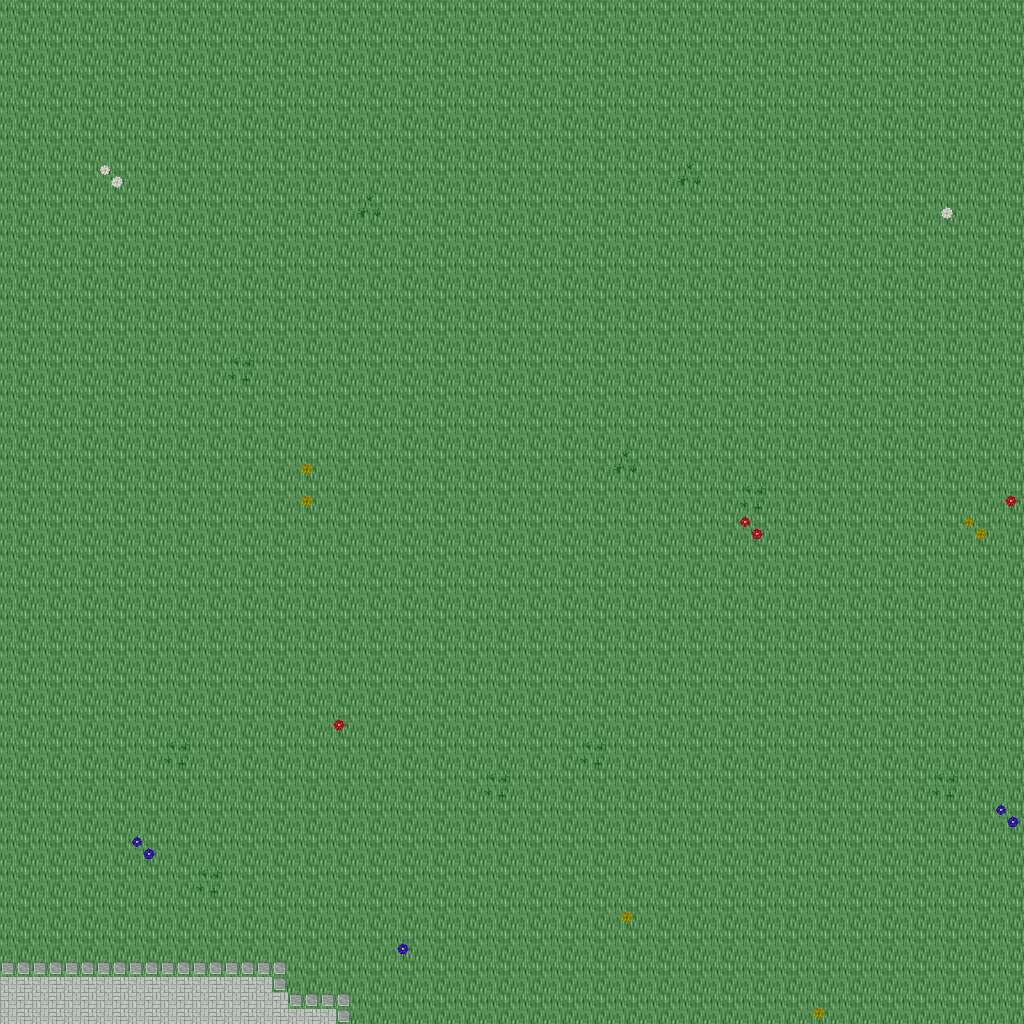

This game map was drawn from its Tiled (.tmx) file and the tilesets committed beside it. A one-line description and the trimmed map source follow:
An orthogonal 32x32 tile map with 32x32 px tiles, 5 tile layers (Ground, Objects, Objects2, Above, ...), 1 hidden layer not drawn, 28 tilesets.

<map version="1.10" tiledversion="1.11.0" orientation="orthogonal" renderorder="right-down" width="32" height="32" tilewidth="32" tileheight="32" infinite="0" nextlayerid="11" nextobjectid="1">
 <tileset firstgid="1" name="ground_ground" tilewidth="32" tileheight="32" tilecount="33" columns="3">
  <image source="../drawable/ground_ground.png" width="96" height="352" />
 </tileset>
 <tileset firstgid="34" name="ground_water_pool" tilewidth="32" tileheight="32" tilecount="72" columns="3">
  <image source="../drawable/ground_water_pool.png" width="96" height="768" />
 </tileset>
 <tileset firstgid="106" name="plant_flower_daisy_red" tilewidth="32" tileheight="32" tilecount="8" columns="2">
  <image source="../drawable/plant_flower_daisy_red.png" width="64" height="128" />
 </tileset>
 <tileset firstgid="114" name="plant_flower_daisy_white" tilewidth="32" tileheight="32" tilecount="8" columns="2">
  <image source="../drawable/plant_flower_daisy_white.png" width="64" height="128" />
 </tileset>
 <tileset firstgid="122" name="plant_flower_daisy_yellow" tilewidth="32" tileheight="32" tilecount="8" columns="2">
  <image source="../drawable/plant_flower_daisy_yellow.png" width="64" height="128" />
 </tileset>
 <tileset firstgid="130" name="plant_flower_daisy_blue" tilewidth="32" tileheight="32" tilecount="8" columns="2">
  <image source="../drawable/plant_flower_daisy_blue.png" width="64" height="128" />
 </tileset>
 <tileset firstgid="138" name="plant_grasses" tilewidth="32" tileheight="32" tilecount="6" columns="3">
  <image source="../drawable/plant_grasses.png" width="96" height="64" />
 </tileset>
 <tileset firstgid="144" name="plant_tree_tree_darkgreen" tilewidth="32" tileheight="32" tilecount="88" columns="8">
  <image source="../drawable/plant_tree_tree_darkgreen.png" width="256" height="352" />
 </tileset>
 <tileset firstgid="232" name="ground_grass_edges" tilewidth="32" tileheight="32" tilecount="36" columns="12">
  <image source="../drawable/ground_grass_edges.png" width="384" height="96" />
 </tileset>
 <tileset firstgid="268" name="ground_grass_corners" tilewidth="32" tileheight="32" tilecount="24" columns="6">
  <image source="../drawable/ground_grass_corners.png" width="192" height="128" />
 </tileset>
 <tileset firstgid="292" name="furniture_table_long_side_on_pale" tilewidth="32" tileheight="32" tilecount="3" columns="3">
  <image source="../drawable/furniture_table_long_side_on_pale.png" width="96" height="32" />
 </tileset>
 <tileset firstgid="295" name="plant_stump_stump_brown" tilewidth="32" tileheight="32" tilecount="4" columns="2">
  <image source="../drawable/plant_stump_stump_brown.png" width="64" height="64" />
 </tileset>
 <tileset firstgid="299" name="item_sign_large" tilewidth="32" tileheight="32" tilecount="15" columns="5">
  <image source="../drawable/item_sign_large.png" width="160" height="96" />
 </tileset>
 <tileset firstgid="314" name="plant_stump_small_stump" tilewidth="32" tileheight="32" tilecount="4" columns="2">
  <image source="../drawable/plant_stump_small_stump.png" width="64" height="64" />
 </tileset>
 <tileset firstgid="318" name="building_wall_bricked_edges" tilewidth="32" tileheight="32" tilecount="25" columns="5">
  <image source="../drawable/building_wall_bricked_edges.png" width="160" height="160" />
 </tileset>
 <tileset firstgid="343" name="logic_creature_orc" tilewidth="32" tileheight="32" tilecount="6" columns="6">
  <image source="../drawable/logic_creature_orc.png" width="192" height="32" />
 </tileset>
 <tileset firstgid="349" name="logic_creature_animal" tilewidth="32" tileheight="32" tilecount="32" columns="8">
  <image source="../drawable/logic_creature_animal.png" width="256" height="128" />
 </tileset>
 <tileset firstgid="381" name="logic_item_resources" tilewidth="32" tileheight="32" tilecount="6" columns="6">
  <image source="../drawable/logic_item_resources.png" width="192" height="32" />
 </tileset>
 <tileset firstgid="387" name="logic_creature_golem" tilewidth="32" tileheight="32" tilecount="4" columns="4">
  <image source="../drawable/logic_creature_golem.png" width="128" height="32" />
 </tileset>
 <tileset firstgid="391" name="logic_collision" tilewidth="32" tileheight="32" tilecount="1" columns="1">
  <image source="../drawable/logic_collision.png" width="32" height="32" />
 </tileset>
 <tileset firstgid="392" name="object_boat" tilewidth="32" tileheight="32" tilecount="42" columns="6">
  <image source="../drawable/object_boat.png" width="192" height="224" />
 </tileset>
 <tileset firstgid="434" name="furniture_table_long_front_on_pale" tilewidth="32" tileheight="32" tilecount="3" columns="1">
  <image source="../drawable/furniture_table_long_front_on_pale.png" width="32" height="96" />
 </tileset>
 <tileset firstgid="437" name="ground_green_paving" tilewidth="32" tileheight="32" tilecount="18" columns="3">
  <image source="../drawable/ground_green_paving.png" width="96" height="192" />
 </tileset>
 <tileset firstgid="455" name="logic_protection" tilewidth="32" tileheight="32" tilecount="2" columns="2">
  <image source="../drawable/logic_protection.png" width="64" height="32" />
 </tileset>
 <tileset firstgid="457" name="furniture_bed_double_peach" tilewidth="32" tileheight="32" tilecount="8" columns="2">
  <image source="../drawable/furniture_bed_double_peach.png" width="64" height="128" />
 </tileset>
 <tileset firstgid="465" name="furniture_bed_double_red" tilewidth="32" tileheight="32" tilecount="8" columns="2">
  <image source="../drawable/furniture_bed_double_red.png" width="64" height="128" />
 </tileset>
 <tileset firstgid="473" name="logic_creature_undead_skeleton" tilewidth="32" tileheight="32" tilecount="6" columns="6">
  <image source="../drawable/logic_creature_undead_skeleton.png" width="192" height="32" />
 </tileset>
 <tileset firstgid="479" name="logic_creature_undead_specter" tilewidth="32" tileheight="32" tilecount="6" columns="6">
  <image source="../drawable/logic_creature_undead_specter.png" width="192" height="32" />
 </tileset>
 <layer id="1" name="Ground" width="32" height="32">
  <data>[1024 cells, 1024 non-empty, 2 distinct tile ids]</data>
 </layer>
 <layer id="2" name="Objects" width="32" height="32">
  <data>[1024 cells, 34 non-empty, 12 distinct tile ids]</data>
 </layer>
 <layer id="3" name="Objects2" width="32" height="32">
  <data>[1024 cells, 0 non-empty, 0 distinct tile ids]</data>
 </layer>
 <layer id="4" name="Above" width="32" height="32">
  <data>[1024 cells, 0 non-empty, 0 distinct tile ids]</data>
 </layer>
 <layer id="5" name="Above2" width="32" height="32">
  <data>[1024 cells, 0 non-empty, 0 distinct tile ids]</data>
 </layer>
 <layer id="6" name="Walkable" width="32" height="32" visible="0">
  <data>[1024 cells, 0 non-empty, 0 distinct tile ids]</data>
 </layer>
 <objectgroup id="7" name="Mapevents" />
 <objectgroup id="8" name="Spawn" />
 <objectgroup id="9" name="Keys" />
 <objectgroup id="10" name="Replace" />
</map>
